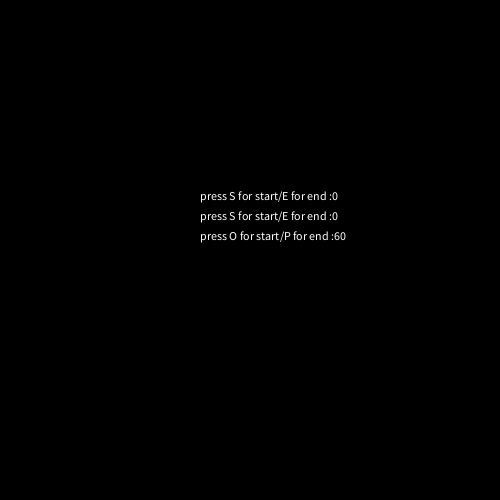
Frame 1 (no input)
Frame 60 (the mouse pressed at the canvas centre just before this capture): identical to frame 1, image omitted
Frame 120 (the mouse held since frame 60 and released just before this capture): identical to frame 1, image omitted

The Processing sketch that drew this single still picture (run headless with seeded random() and noise(); from frame 60 on, the mouse is pressed at the canvas centre):

// Processing sketch: H12OPDR4__stopwatch_
// ── H12OPDR4__stopwatch_.pde
int milsec;
int seconden;

int stop;

int aftellen;
int af=60;

//voor 0sec
boolean timer=false;
//voor 60sec
boolean start=false;
long time = System.currentTimeMillis();



void setup() {
  size(500, 500);
}


void draw() {
  if (timer==true) {
    aftellen=millis()/1000;
    af=61-aftellen;
    if (timer==false) {
      aftellen=millis()/1000;
      aftellen+=200;
    }
  }
  if (start==true) {
    seconden=millis()/1000;
    milsec=millis()/100;
  }

  background(0);
  text("press S for start/E for end :"+seconden, 200, 200);
  text("press S for start/E for end :"+milsec, 200, 220);
  text("press O for start/P for end :"+af, 200, 240);
}

void keyReleased() {
  //countup:
  if (key=='s') {
    start=true;
  }
  if (key=='e') {
    start=false;
  }

  //countdown:
  if (key=='o') {
    timer=true;
  }
  if (key=='p') {
    timer=false;
  }
}
